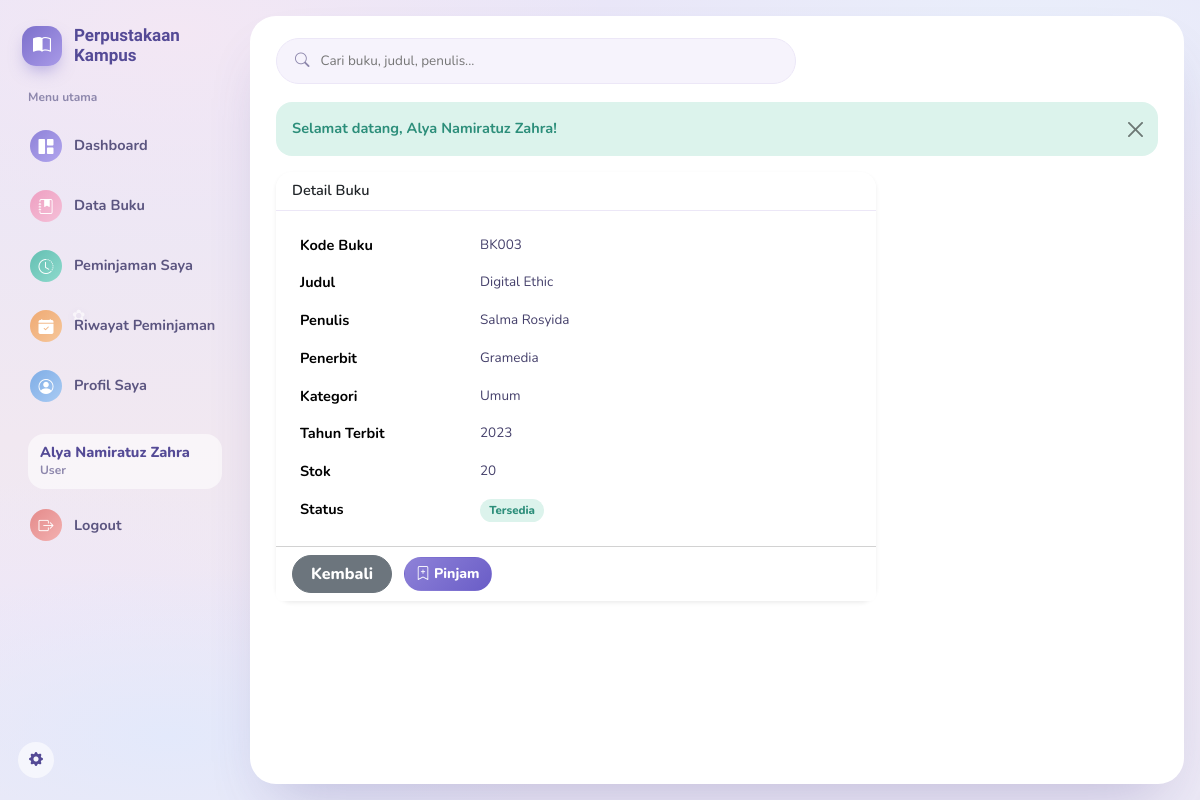
Screenshot of /katalog/detail?id=3 (signed in) with the database file from the repository.
### tables this page shows
CREATE TABLE `buku` (
  `id` int(11) NOT NULL,
  `kode_buku` varchar(20) NOT NULL,
  `judul` varchar(150) NOT NULL,
  `penulis` varchar(100) NOT NULL,
  `penerbit` varchar(100) NOT NULL,
  `kategori` varchar(50) NOT NULL DEFAULT 'Umum',
  `tahun_terbit` int(11) NOT NULL,
  `stok` int(11) NOT NULL DEFAULT 0,
  `status` enum('tersedia','habis') NOT NULL DEFAULT 'tersedia',
  `deleted_at` datetime DEFAULT NULL
);

### app/Core/Controller.php (called while the page is built, shortened)
<?php
abstract class Controller
{
    protected function view(string $view, array $data = [], string $layout = 'main'): void
    {
        extract($data);
        $viewFile = __DIR__ . '/../Views/' . $view . '.php';
        require $viewFile;
    }
}

### app/Controllers/KatalogController.php (called while the page is built, shortened)
<?php
class KatalogController extends Controller
{
    private BukuService $service;
    public function __construct()
    {
        $this->service = new BukuService();
    }
    public function detail(): void
    {
        $id = (int) ($_GET['id'] ?? 0);
        try {
            $buku = $this->service->getById($id);
        } catch (BukuTidakDitemukanException $e) {
            $this->flash('danger', $e->getMessage());
            $this->redirect('/katalog');
            return;
        }
        $this->view('katalog/detail', ['title' => 'Detail Buku', 'buku' => $buku, 'pinjam' => $this->infoPinjam()]);
    }
    private function infoPinjam(): ?array
    {
        $user = (new AuthService())->findUser((int) Auth::id());
        return (new PeminjamanService())->infoUser($user['nim'] ?? null);
    }
}

### public/index.php (called while the page is built, shortened)
<?php
spl_autoload_register(function (string $class) {
    $prefix = 'App\\';
    $relative = substr($class, strlen($prefix));
    $path = BASE_PATH . '/app/' . str_replace('\\', '/', $relative) . '.php';
});
$routes = require BASE_PATH . '/routes/web.php';
try {
    (new Router($routes))->dispatch();
} catch (\Throwable $e) {
    Logger::error('Unhandled exception: ' . $e->getMessage());
    http_response_code(500);
    echo 'Terjadi kesalahan pada server. Silakan coba lagi.';
}

### config/database.php (called while the page is built)
<?php
return [
    'host'     => 'localhost',
    'dbname'   => 'perpustakaan',
    'username' => 'root',
    'password' => '',
    'charset'  => 'utf8mb4',
];

### app/Config/Database.php (called while the page is built, shortened)
<?php
class Database
{
    private static ?PDO $instance = null;
    public static function getInstance(): PDO
    {
        if (self::$instance === null) {
            $config = require __DIR__ . '/../../config/database.php';
            $dsn = "mysql:host={$config['host']};dbname={$config['dbname']};charset={$config['charset']}";
            try {
                self::$instance = new PDO($dsn, $config['username'], $config['password'], [
                    PDO::ATTR_ERRMODE            => PDO::ERRMODE_EXCEPTION,
                    PDO::ATTR_DEFAULT_FETCH_MODE => PDO::FETCH_ASSOC,
                    PDO::ATTR_EMULATE_PREPARES   => false,
                ]);
            } catch (PDOException $e) {
                throw new PDOException('Koneksi database gagal.');
            }
        }
        return self::$instance;
    }
}

### app/Services/BukuService.php (called while the page is built, shortened)
<?php
class BukuService
{
    private BukuRepository $repo;
    public function __construct()
    {
        $this->repo = new BukuRepository();
    }
    public function getById(int $id): array
    {
        $buku = $this->repo->find($id);
        return $buku;
    }
}

### app/Repositories/BukuRepository.php (called while the page is built, shortened)
<?php
class BukuRepository
{
    private PDO $db;
    public function __construct()
    {
        $this->db = Database::getInstance();
    }
    public function find(int $id): ?array
    {
        $stmt = $this->db->prepare('SELECT * FROM buku WHERE id = :id AND deleted_at IS NULL');
        $stmt->execute(['id' => $id]);
        $row = $stmt->fetch();
        return $row ?: null;
    }
}

### app/Views/katalog/detail.php (the view, shortened to what this page needs)
<div class="card shadow-sm" style="max-width:600px;">
  <div class="card-header bg-white fw-semibold">Detail Buku</div>
  <div class="card-body">
    <table class="table table-borderless mb-0">
      <tr><th style="width:180px;">Kode Buku</th><td><?= htmlspecialchars($buku['kode_buku']) ?></td></tr>
      <tr><th>Judul</th><td><?= htmlspecialchars($buku['judul']) ?></td></tr>
      <tr><th>Penulis</th><td><?= htmlspecialchars($buku['penulis']) ?></td></tr>
      <tr><th>Penerbit</th><td><?= htmlspecialchars($buku['penerbit']) ?></td></tr>
      <tr><th>Kategori</th><td><?= htmlspecialchars($buku['kategori'] ?? 'Umum') ?></td></tr>
      <tr><th>Tahun Terbit</th><td><?= htmlspecialchars($buku['tahun_terbit']) ?></td></tr>
      <tr><th>Stok</th><td><?= (int) $buku['stok'] ?></td></tr>
      <tr>
        <th>Status</th>
        <td><?= $buku['status'] === 'tersedia' ? '<span class="badge bg-success">Tersedia</span>' : '<span class="badge bg-danger">Habis</span>' ?></td>
      </tr>
    </table>
  </div>
  <div class="card-footer bg-white">
    <a href="<?= BASE_URL ?>/katalog" class="btn btn-secondary">Kembali</a>
    <?php if (!empty($pinjam)): ?><span class="ms-2"><?php $b = $buku; include __DIR__ . '/../partials/tombol_pinjam.php'; ?></span><?php endif; ?>
  </div>
</div>

### public/assets/css/app.css (style rules this page uses)
:root { --purple:#7C6FCB; --purple-dark:#544A96; --pink:#F0A8C4; --mint:#6FC9BE; --peach:#F5B98C; --sky:#8FB6E8; --ink:#45406B; --muted:#8D87AC; --line:#ECE7F7; --active:#D3DDF7; --radius-lg:26px; --radius-md:16px; }
* { box-sizing:border-box }
body { margin:0; min-height:100vh; font-family:'Nunito',Segoe UI,Arial,sans-serif; font-size:14.5px; color:var(--ink); background: radial-gradient(46% 30% at 14% 92%, #E3E9FB 0%, transparent 70%), radial-gradient(40% 26% at 4% 78%, #EFE7F7 0%, transparent 70%), radial-gradient(55% 40% at 85% 6%, #E9EFFB 0%, transparent 65%), radial-gradient(60% 45% at 15% 4%, #F3E7F4 0%, transparent 60%), linear-gradient(180deg,#E9E6F8 0%, #F1E8F1 55%, #ECE9F6 100%); background-attachment:fixed; }
.card { border:0;border-radius:var(--radius-md);box-shadow:0 12px 26px -20px rgba(84,74,150,.4) }
.card-header { background:#fff !important;border-bottom:1px solid var(--line) !important;border-radius:var(--radius-md) var(--radius-md) 0 0 !important }
.table { margin:0 }
.table tbody td { font-size:13.5px;color:var(--ink);border-color:var(--line) }
.badge { font-weight:800;padding:.5em .8em;border-radius:999px;font-size:11.5px }
.badge.bg-success { background:#DCF3EC !important;color:#2C8E7A !important }
.btn { border-radius:999px;font-weight:800;padding-inline:18px }

### rows the page displays
buku: kode_buku "BK003", judul "Digital Ethic", penulis "Salma Rosyida", penerbit "Gramedia", kategori "Umum", tahun_terbit "2023", stok "20"

### other values shown
Auth::nama() "Alya Namiratuz Zahra"
$flash['message'] "Selamat datang, Alya Namiratuz Zahra!"
